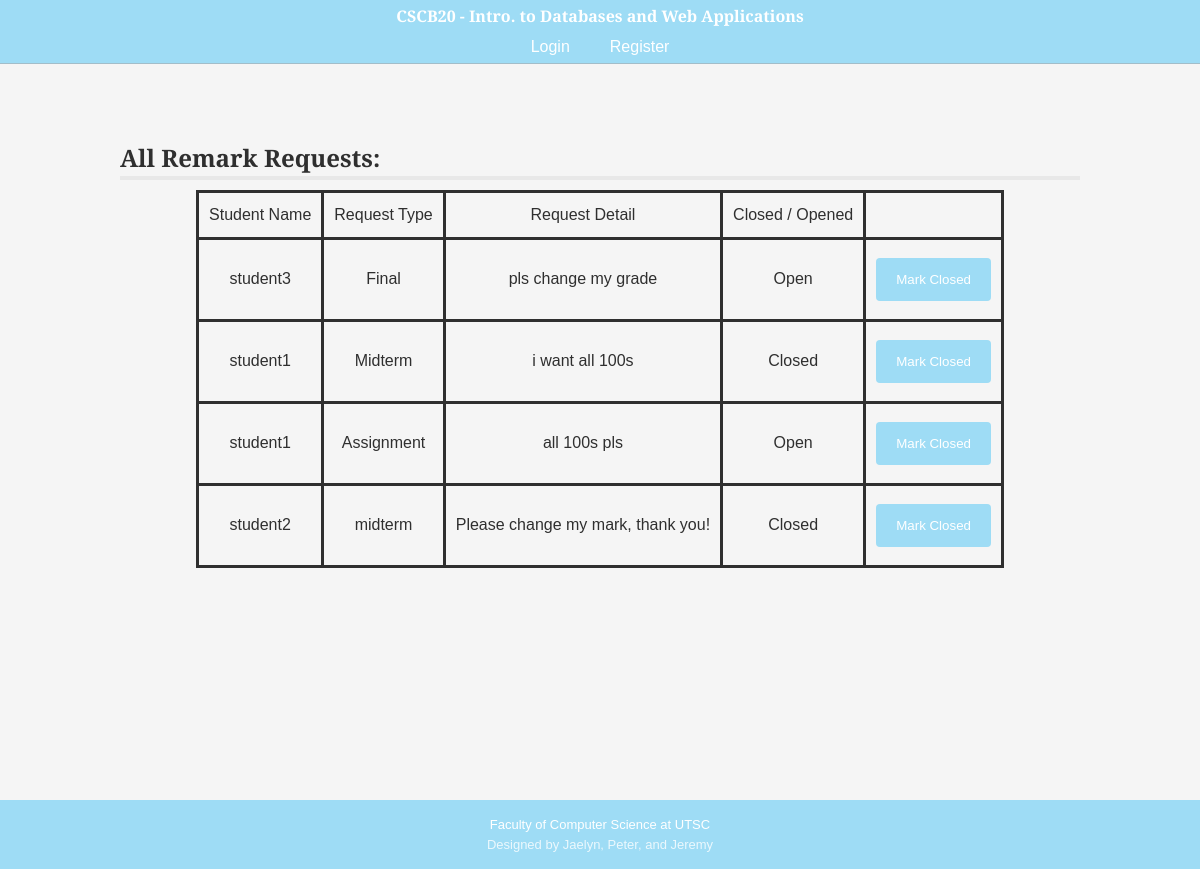
/all_regrade_requests, run on the app's committed database.
### app.py (models this page shows, shortened)
class Remark(db.Model):
    __tablename__ = 'remark'
    id = db.Column(db.Integer, primary_key=True)
    username = db.Column(db.String(20), nullable=False)
    request_type = db.Column(db.String(20), nullable=False)
    request_detail = db.Column(db.String(1000), nullable=False)
    closed_tf = db.Column(db.Integer, nullable=False)

### app.py (the view, shortened to what this page needs)
@app.route('/all_regrade_requests', methods=['GET', 'POST'])
def all_regrade_requests():
    if request.method == 'GET':
        query_regrades_result = query_requests()
        return render_template('all_regrade_requests.html', query_regrades_result=query_regrades_result)

### app.py (called while the page is built)
def query_requests():
    query_requests = Remark.query.all()
    return query_requests

### templates/all_regrade_requests.html
{% extends "template.html" %}
{% block content %}
<div class="section">
    <div class="section-title">
        <h2>All Remark Requests:</h2>
        <hr>
    </div>
    <div class="section-content">
        <div class="table">
            <div class="row">
                <div class="cell">Student Name</div>
                <div class="cell">Request Type</div>
                <div class="cell">Request Detail</div>
                <div class="cell">Closed / Opened</div>
                <div class="cell"></div>
            </div>
            {% for request in query_regrades_result %}
                <form class="row" action="/all_regrade_requests" method = "post">
                    <div class="cell"><input type="hidden" name="remark_username" value="{{ request.username }}">{{ request.username }}</input></div>
                    <div class="cell"><input type="hidden" name="remark_request_type" value="{{ request.request_type }}">{{ request.request_type }}</input></div>
                    <div class="cell"><input type="hidden" name="remark_request_detail" value="{{ request.request_detail }}">{{ request.request_detail }}</input></div>
                    <div class="cell">{{ request.closed_tf }}</div>
                    <div class="cell">
                        <input type="submit" value="Mark Closed">
                    </div>
                </form>
            {% endfor %}
        </div>
    </div>
</div>
{% endblock %}

### static/css/styles.css (style rules this page uses)
:root { font-size: 16px; font-family: "Source Serif Pro", "Noto Sans TC", sans-serif; font-weight: 300; line-height: 1.5; color: rgba(47, 47, 47, 1); --bg-primary: whitesmoke; }
* { box-sizing: border-box; margin: 0 auto; padding: 0; }
html, body { height: 100%; margin: 0; background-color: var(--bg-primary); background-size: cover; }
hr { display: block; border-top: none; border-left: none; border-right: none; border-bottom: 4px solid #e8e8e8; }
.table { display: table; border-collapse: collapse; }
.row { display: table-row; }
.cell { display: table-cell; border-style: solid; padding: 10px; text-align: center; }
.section { margin-top: 10px; margin-bottom: 30px; }
.section-content { margin-top: 10px; }
input[type="submit"] { width: 100%; background-color: rgb(158, 220, 245); color: white; padding: 14px 20px; margin: 8px 0; border: none; border-radius: 4px; cursor: pointer; }

### data on the page
Remark: username "student3", request_type "Final", request_detail "pls change my grade", closed_tf "Open"
Remark: username "student1", request_type "Midterm", request_detail "i want all 100s", closed_tf "Closed"
Remark: username "student1", request_type "Assignment", request_detail "all 100s pls", closed_tf "Open"
Remark: username "student2", request_type "midterm", request_detail "Please change my mark, thank you!", closed_tf "Closed"
